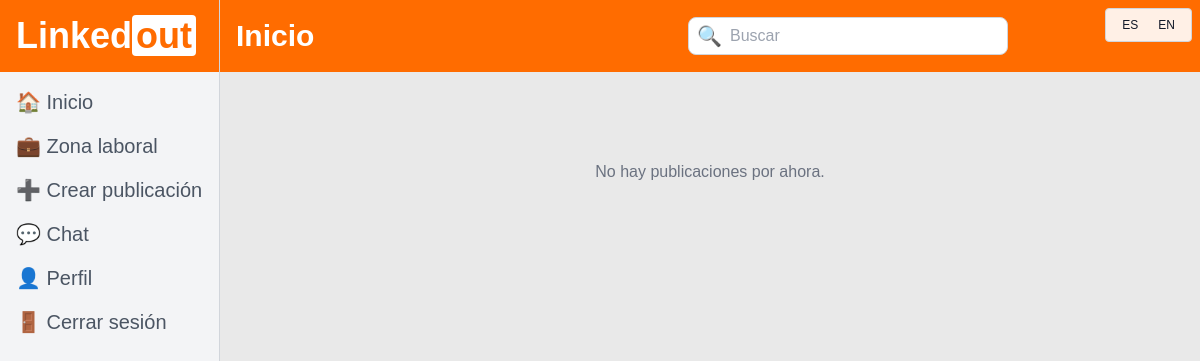
Page /feed/ (signed in) on the earlier database version.
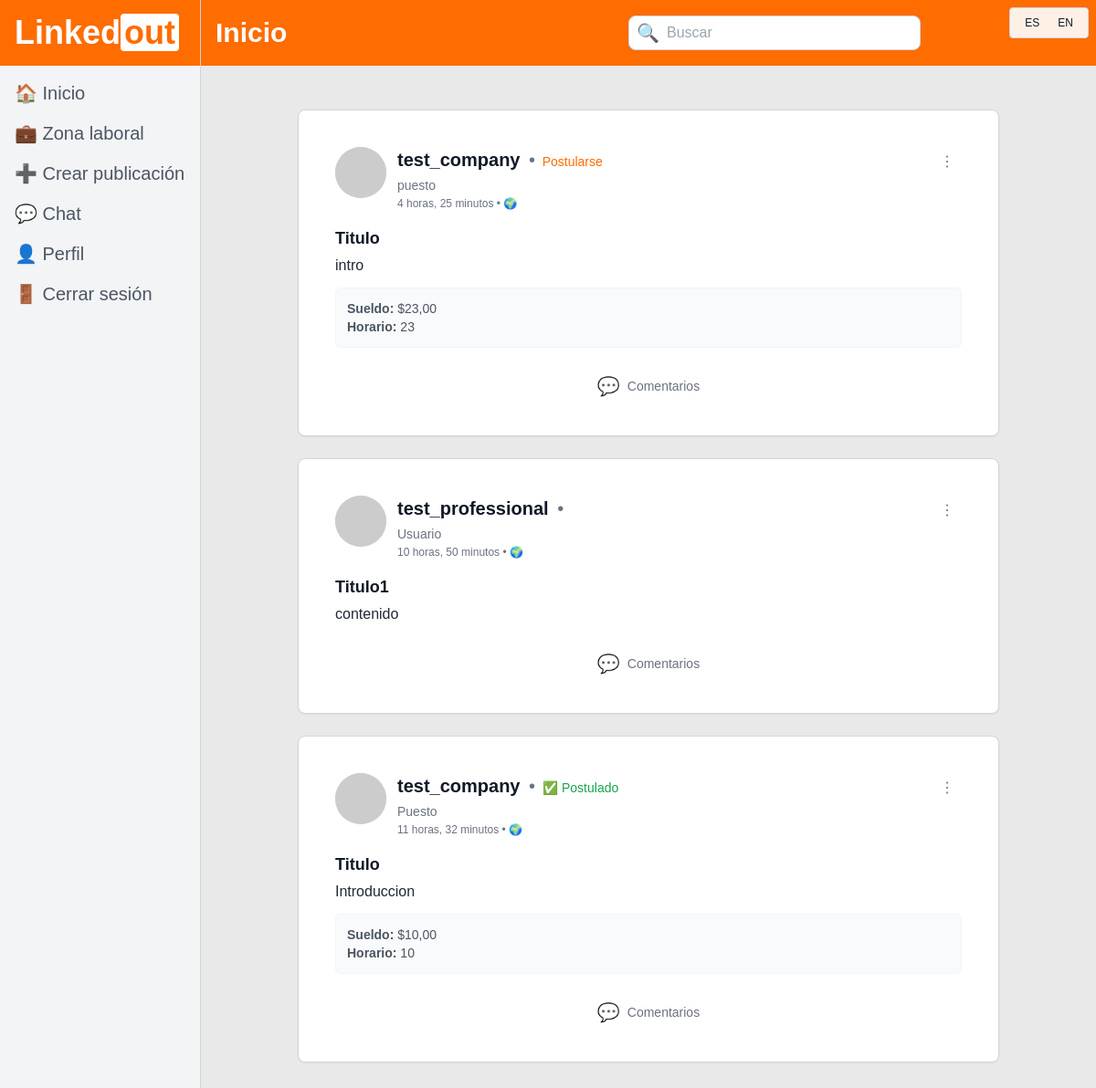
Same page on the later database version.
### apps/linkedout/models.py (models this page shows, shortened)
class Post(models.Model):
    author = models.ForeignKey(User,
                               on_delete=models.CASCADE,
                               related_name="posts")
    title = models.CharField(max_length=255, blank=True)
    content = models.TextField()
    image = models.ImageField(upload_to="posts_imgs/", null=True, blank=True)
    created_at = models.DateTimeField(auto_now_add=True)

class JobOffer(Post):
    STATUS_CHOICES = [
        ("open", "Abierta / Recibiendo CVs"),
        ("closed", "Cerrada / Finalizada"),
    ]
    job_description = models.TextField()
    salary = models.DecimalField(max_digits=10, decimal_places=2, null=True, blank=True)
    position = models.CharField(max_length=150)
    working_hours = models.CharField(max_length=50, help_text="Ej: 40 horas semanales")
    requirements = models.TextField()
    industry = models.CharField(max_length=150)
    offer_status = models.CharField(max_length=20, choices=STATUS_CHOICES, default="open")

### apps/linkedout/views.py (the view)
# urls.py: path('feed/', views.feed, name='feed'),
def feed(request):
    posts = Post.objects.select_related("author", "joboffer").all().order_by("-created_at")
    applied_job_ids = set()
    if request.user.is_authenticated:
        applied_job_ids = set(
            JobApplication.objects.filter(applicant=request.user).values_list('job_offer_id', flat=True)
        )
    context = {
        'desktop_search': True,
        'page_title': 'Inicio',
        'show_bottom_nav': True,
        'posts': posts,
        'applied_job_ids': applied_job_ids,
    }
    return render(request, 'feed.html', context)

### apps/linkedout/templates/feed.html (shortened to what this page needs)
{% extends 'base.html' %}
{% load i18n static %}
{% block content %}
<div class="max-w-3xl mx-auto py-6 flex flex-col gap-6">
    {% for post in posts %}
        {% include "components/post_card.html" with item=post comments_url="#" applied_job_ids=applied_job_ids %}
    {% empty %}
        <div class="text-center py-10">
            <p class="text-gray-500">{% trans "No hay publicaciones por ahora." %}</p>
        </div>
    {% endfor %}
</div>
{% endblock %}

### apps/linkedout/templates/base.html (shortened to what this page needs)
{% load i18n static %}
<!DOCTYPE html>
<html lang="{{ LANGUAGE_CODE|default:'es' }}">
<head>
    <script src="https://cdn.tailwindcss.com"></script>
    <script src="{% static 'js/tailwind.config.js' %}"></script>
    <link rel="stylesheet" href="{% static 'css/base.css' %}">
</head>
<body class="bg-linkedout-bg text-gray-900 {% block body_class %}{% endblock %}">
<div class="min-h-screen lg:grid lg:grid-cols-[220px_1fr]">
    {% block desktop_sidebar %}
        {% if not auth_layout %}
            {% include 'components/sidebar.html' %}
        {% endif %}
    {% endblock %}
    <div class="min-h-screen flex flex-col">
        {% block topbar %}
            {% include 'components/topbar.html' with topbar_title=page_title back_button=show_back show_search=show_search_menu show_menu=show_menu desktop_search=desktop_search %}
        {% endblock %}
        <main class="flex-1 p-4 lg:p-6">
            {% block content %}{% endblock %}
        </main>
    </div>
</div>
{% if not auth_layout %}
    <div class="fixed top-2 right-2 z-50">
        <form action="{% url 'set_language' %}" method="post" class="bg-white/90 border border-gray-300 rounded px-2 py-1 text-xs flex gap-1">
            <button type="submit" name="language" value="es" class="px-2 py-1 rounded hover:bg-gray-100">ES</button>
            <button type="submit" name="language" value="en" class="px-2 py-1 rounded hover:bg-gray-100">EN</button>
        </form>
    </div>
{% endif %}
</body>
</html>

### apps/linkedout/templates/components/sidebar.html (shortened to what this page needs)
{% load i18n %}
<aside class="hidden lg:block bg-gray-100 border-r border-gray-300 min-h-screen">
    <div class="bg-linkedout-orange text-white text-4xl font-bold p-4">Linked<span
            class="bg-white text-linkedout-orange px-1 rounded">out</span></div>
    <nav class="grid gap-4 p-4 text-xl text-gray-600">
        <a href="{% url 'feed' %}">🏠 {% trans 'Inicio' %}</a>
        {% if request.user.groups.all.0.name == 'Professional' %}
        <a href="{% url 'search_jobs' %}">💼 {% trans 'Zona laboral' %}</a>
        <a href="{% url 'post' %}">➕ {% trans 'Crear publicación' %}</a>
        {% endif %}
        <a href="{% url 'messages' %}">💬 {% trans 'Chat' %}</a>
        <a href="{% url 'profile' %}">👤 {% trans 'Perfil' %}</a>
        <a href="{% url 'logout' %}">🚪 {% trans 'Cerrar sesión' %}</a>
    </nav>
</aside>

### apps/linkedout/templates/components/topbar.html (shortened to what this page needs)
{% load i18n %}
<header class="bg-linkedout-orange text-white min-h-[72px] px-4 py-2 flex items-center justify-between gap-2 lg:gap-6">
    <div class="flex items-center gap-2 min-w-[100px] shrink-0">
        <h1 class="text-lg lg:text-3xl font-bold truncate">
            {% if topbar_title %}{{ topbar_title }}{% else %}{% trans 'LinkedOut' %}{% endif %}
        </h1>
    </div>
    <div class="flex-1 flex justify-center gap-2 max-w-2xl">
        {% if desktop_search %}
        <form method="GET" action="{{ request.path }}"
            class="flex items-center bg-white rounded-lg px-2 py-1 border border-gray-300 w-full max-w-[180px] lg:max-w-xs transition-all">
            <span class="text-sm lg:text-xl">🔍</span>
            <input type="text" name="q" value="{{ search_query|default:'' }}"
                placeholder="{% if search_placeholder %}{{ search_placeholder }}{% else %}{% trans 'Buscar' %}{% endif %}"
                class="bg-transparent border-none text-black placeholder-gray-400 outline-none px-1 lg:px-2 w-full text-xs lg:text-base">
        </form>
        {% endif %}
    </div>
</header>

### apps/linkedout/templates/components/post_card.html (shortened to what this page needs)
{% load i18n static %}
<article class="bg-white rounded-lg border border-gray-300 p-6 shadow-sm">
  <div class="p-4 flex gap-3">
    <div class="w-14 h-14 rounded-full bg-gray-300 shrink-0 overflow-hidden">
      {% if item.author %}
        <img
          src="https://ui-avatars.com/api/?name={{ item.author.first_name }}+{{ item.author.last_name }}&background=random"
          alt="Avatar"
        >
      {% endif %}
    </div>
    <div class="flex-1 min-w-0">
      <div class="flex justify-between items-start">
        <h3 class="font-bold text-xl">
          {% if item.author %}
            {{ item.author.get_full_name|default:item.author.username }}
          {% else %}
            {% trans "Usuario" %}
          {% endif %}
          <span class="text-gray-500 font-normal ml-1">•</span>
          {% if item.joboffer %}
            {% if item.joboffer.id in applied_job_ids %}
              <span class="font-medium text-sm ml-0.5 text-green-600">✅ {% trans "Postulado" %}</span>
            {% else %}
              <form
                method="POST"
                action="{% url 'apply_job' item.joboffer.id %}"
                class="inline"
              >
                <button
                  type="submit"
                  class="font-medium text-sm ml-0.5 text-linkedout-orange hover:underline"
                >
                  {% trans "Postularse" %}
                </button>
              </form>
            {% endif %}
          {% endif %}
        </h3>
        <button class="text-gray-500 hover:bg-gray-100 px-2 py-1 rounded">⋮</button>
      </div>
      <p class="text-gray-500 text-sm">
        {% if item.joboffer %}
          {{ item.joboffer.position }}
        {% else %}
          {{ item.author.profile.headline|default:"Usuario" }}
        {% endif %}
      </p>
      <p class="text-gray-500 text-xs mt-0.5">
        {% if item.created_at %}
          {{ item.created_at|timesince }} • 🌍
        {% else %}
          17 h • 🌍
        {% endif %}
      </p>
    </div>
  </div>
  <div class="px-4 pb-3">
    {% if item.title %}
      <h4 class="font-bold text-lg mb-1">{{ item.title }}</h4>
    {% endif %}
    {% if item.content %}
      <p class="text-gray-800 text-sm md:text-base leading-relaxed">
        {{ item.content|linebreaksbr }}
      </p>
    {% endif %}
    {% if item.joboffer %}
      <div class="mt-3 p-3 bg-gray-50 rounded-md border border-gray-100">
        <p class="text-sm text-gray-600"><strong>{% trans "Sueldo:" %}</strong> ${{ item.joboffer.salary }}</p>
        <p class="text-sm text-gray-600"><strong>{% trans "Horario:" %}</strong> {{ item.joboffer.working_hours }}</p>
      </div>
    {% endif %}
  </div>
  <div class="px-2 py-1 flex justify-between items-center bg-white">
    <a
      href="{{ comments_url|default:'#' }}"
      class="flex-1 flex flex-col md:flex-row justify-center items-center gap-2 py-3 text-gray-500 hover:bg-gray-100 rounded text-sm font-medium transition-colors"
    >
      <span class="text-xl">💬</span> {% trans "Comentarios" %}
    </a>
  </div>
</article>

### apps/linkedout/templates/components/bottombar.html (shortened to what this page needs)
{% load i18n %}

Differences in the rows shown:
added Post: author.get_full_name "test_company", joboffer.position "puesto", created_at "4 horas, 25 minutos", title "Titulo", content "intro", joboffer.salary "23,00", joboffer.working_hours "23"
added Post: author.get_full_name "test_professional", author.profile.headline "Usuario", created_at "10 horas, 50 minutos", title "Titulo1", content "contenido"
added Post: author.get_full_name "test_company", joboffer.position "Puesto", created_at "11 horas, 32 minutos", title "Titulo", content "Introduccion", joboffer.salary "10,00", joboffer.working_hours "10"
Other differences:
text no longer shown: "No hay publicaciones por ahora."
